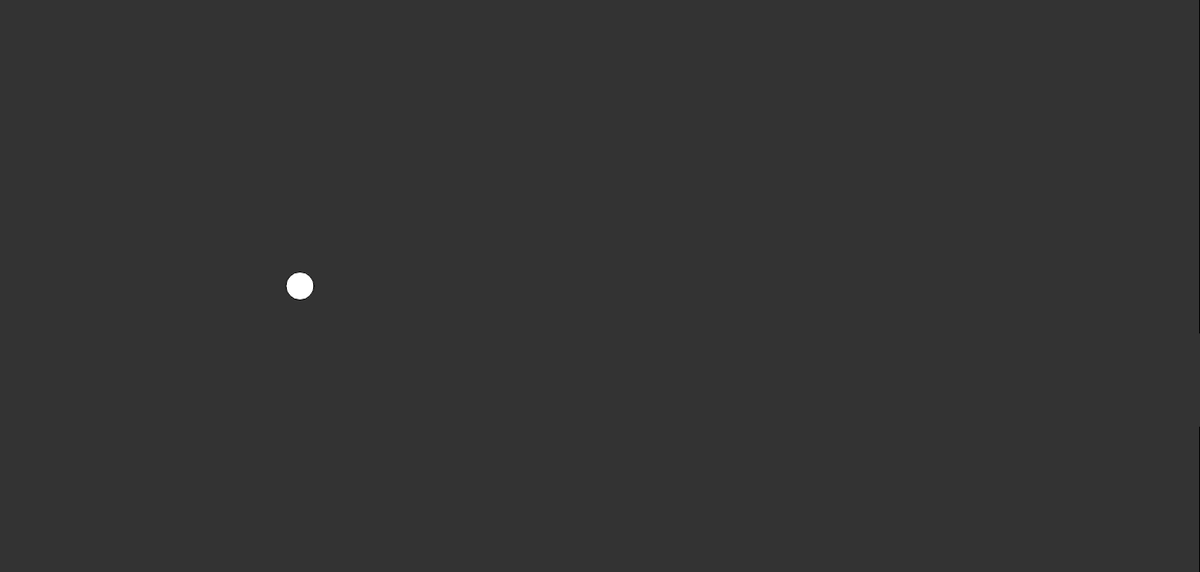
Frame 1 (no input)
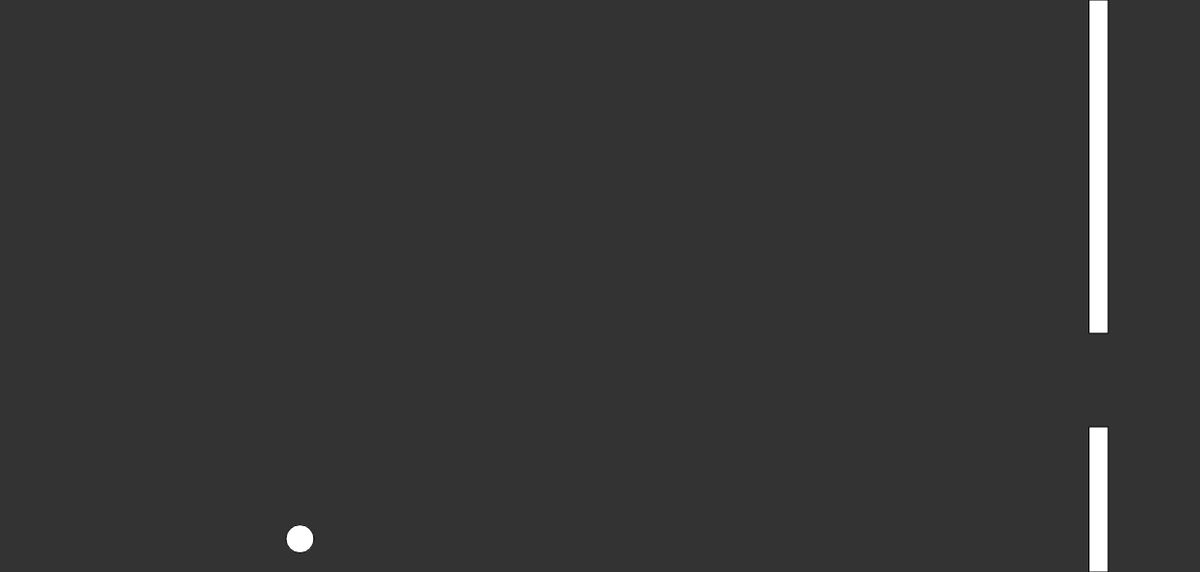
Frame 60 (no input)
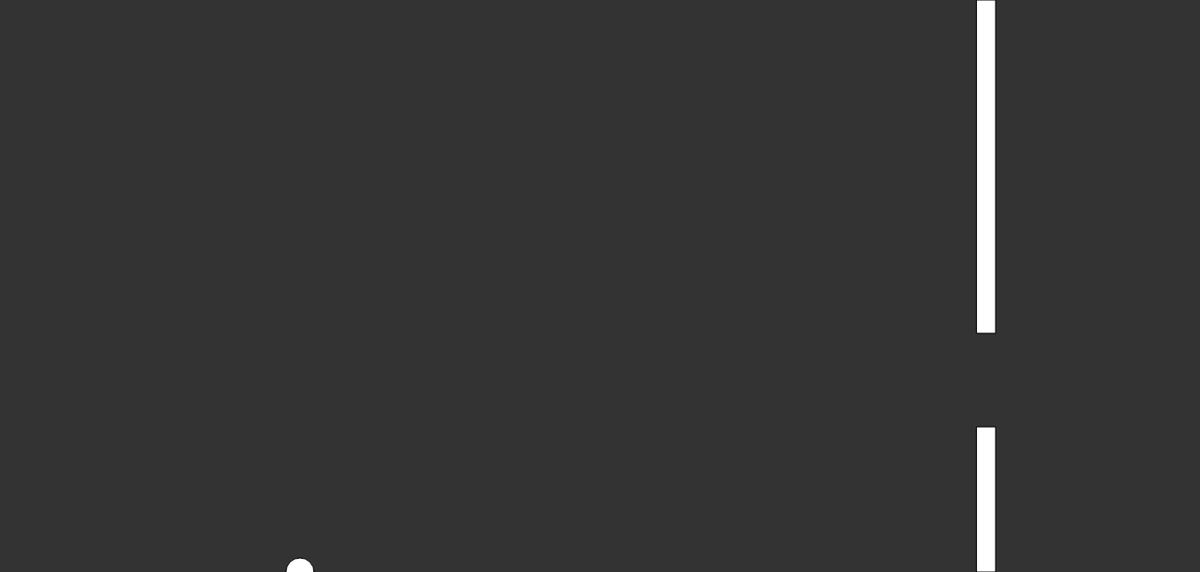
Frame 120 (the mouse pressed at the canvas centre since frame 60)

The p5.js sketch that drew these frames (run headless with seeded random() and noise() and a simulated clock; from frame 60 on, the mouse is pressed at the canvas centre):

// p5.js sketch
// ── sketch.js
var bird;
var pipes=[];
function setup(){
    createCanvas(1280,611);
    bird=new Bird();
    pipes.push(new Pipe());
}

function draw(){
  background(51);
  for (var i=pipes.length-1;i>=0;i--){
    pipes[i].show();
    pipes[i].update();
    if(pipes[i].hits(bird)){
        console.log("HIT");
    }
    if(pipes[i].offscreen()){
      pipes.splice(i,1);
    }
  }
  bird.show();
  bird.update();
  if(frameCount%200==0){
    pipes.push(new Pipe());
  }
}
function keyPressed(){
    if(key === ' '){
        bird.moveUp();
    }
}
// ── bird.js
function Bird(){
    this.y=height/2;
    this.x=width/4;
    this.grav=0.6;
    this.lift=-15;
    this.vel=0;
    this.show=function(){
        fill(255);
        ellipse(this.x,this.y,30,30);
    }
    this.update = function(){
        this.vel+=this.grav;
        this.vel*=0.9;
        this.y+=this.vel;
        if (this.y+15>height){
            this.y=height;
            this.vel=0;
        }
        else if(this.y-15<0){
            this.y+=0;
            this.vel=0;
        }
    }   
    this.moveUp=function(){
        this.vel+=this.lift;
    }
}
// ── pipe.js
function Pipe(){
   // this.top=random(height/2);
    //this.bottom=random(height/2);
    this.gap=int(random(20,height-120));
    this.x=width;
    this.speed=2;
    this.w=20;
    this.es=100;//empty space between pipes
    this.highlight=false;
    this.show=function(){
        fill(255);
        if(this.highlight){
            fill(255,0,0);
        }
        rect(this.x,0,this.w,this.gap);
        rect(this.x,this.gap+this.es,this.w,height-(this.gap+this.es));
    }
    this.hits=function(bird){
        if(bird.y<this.gap || bird.y>this.gap+this.es){
            if(bird.x>this.x && bird.x<this.x+this.w){
              this.highlight=true;  
              return true;
            }
        }
        return false;
    }
    this.update=function(){
        this.x-=this.speed;
    }
    this.offscreen=function(){
        if((this.x+this.w) <= 0)
            return true;
        else
            return false;    
    }
}
